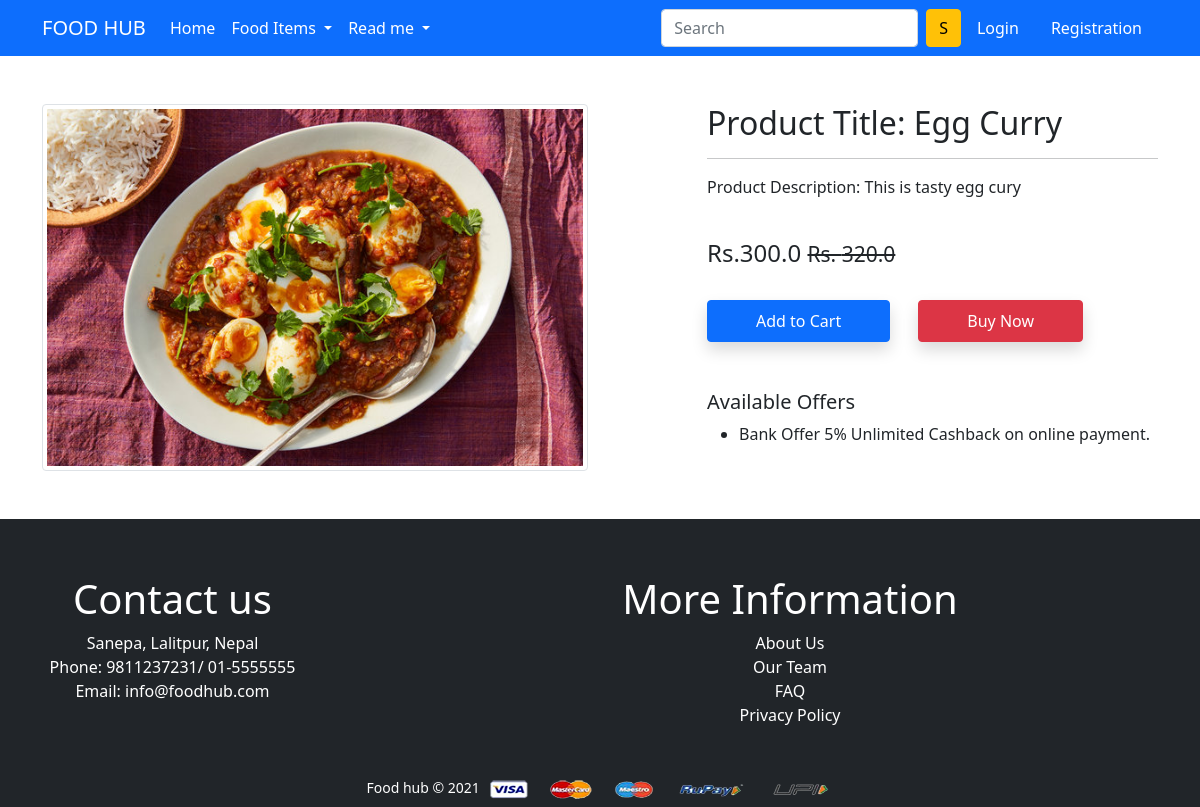
The page /product-detail/30 on the database its author committed.
### app/models.py (models this page shows, shortened)
class Product(models.Model):
    title = models.CharField(max_length=100)
    selling_price = models.FloatField()
    discounted_price = models.FloatField()
    description = models.TextField()
    category = models.CharField(choices=CATEGORY_CHOICES,max_length=2)
    product_image = models.ImageField(upload_to='productimg')

### app/views.py (the view)
# urls.py: path('product-detail/<int:pk>', views.ProductDetailView.as_view(), name='product-detail'),
class ProductDetailView(View):
    def get(self, request, pk):
        product = Product.objects.get(pk=pk)
        item_already_in_cart = False
        if request.user.is_authenticated:
            item_already_in_cart = Cart.objects.filter(Q(product=product.id) & Q(user=request.user)).exists()
        return render(request, 'app/productdetail.html', {'product':product, 'item_already_in_cart':item_already_in_cart})

### app/templates/app/productdetail.html (shortened to what this page needs)
{% extends 'app/base.html' %}
{% load static %}
{% block main-content %}
<div class="container my-5">
 <div class="row">
  <div class="col-sm-6 text-center align-self-center">
   <img src="{{product.product_image.url}}" alt="" class="img-fluid img-thumbnail">
  </div>
  <div class="col-sm-5 offset-sm-1">
   <h2>Product Title: {{product.title}}</h2>
   <hr>
   <p>Product Description: {{product.description}}</p> <br>
   <h4>Rs.{{product.discounted_price}} <small class="fw-light text-decoration-line-through">Rs. {{product.selling_price}}</small></h4> <br>
{% if not request.user.is_authenticated %}
<form action="/add-to-cart" class="d-inline">
    <button type="submit" class="btn btn-primary shadow px-5 py-2">Add to Cart</button>
   </form>
{% endif %}
   <a href="{% url 'checkout' %}" class="btn btn-danger shadow px-5 py-2 ms-4">Buy Now</a>
   <h5 class="mt-5">Available Offers</h5>
   <ul>
    <li>Bank Offer 5% Unlimited Cashback on online payment.</li>
   </ul>
  </div>
 </div>
</div>
{% endblock main-content %}

### rows shown on the page
Product: product_image (picture), title "Egg Curry", description "This is tasty egg cury", discounted_price "300.0", selling_price "320.0"
